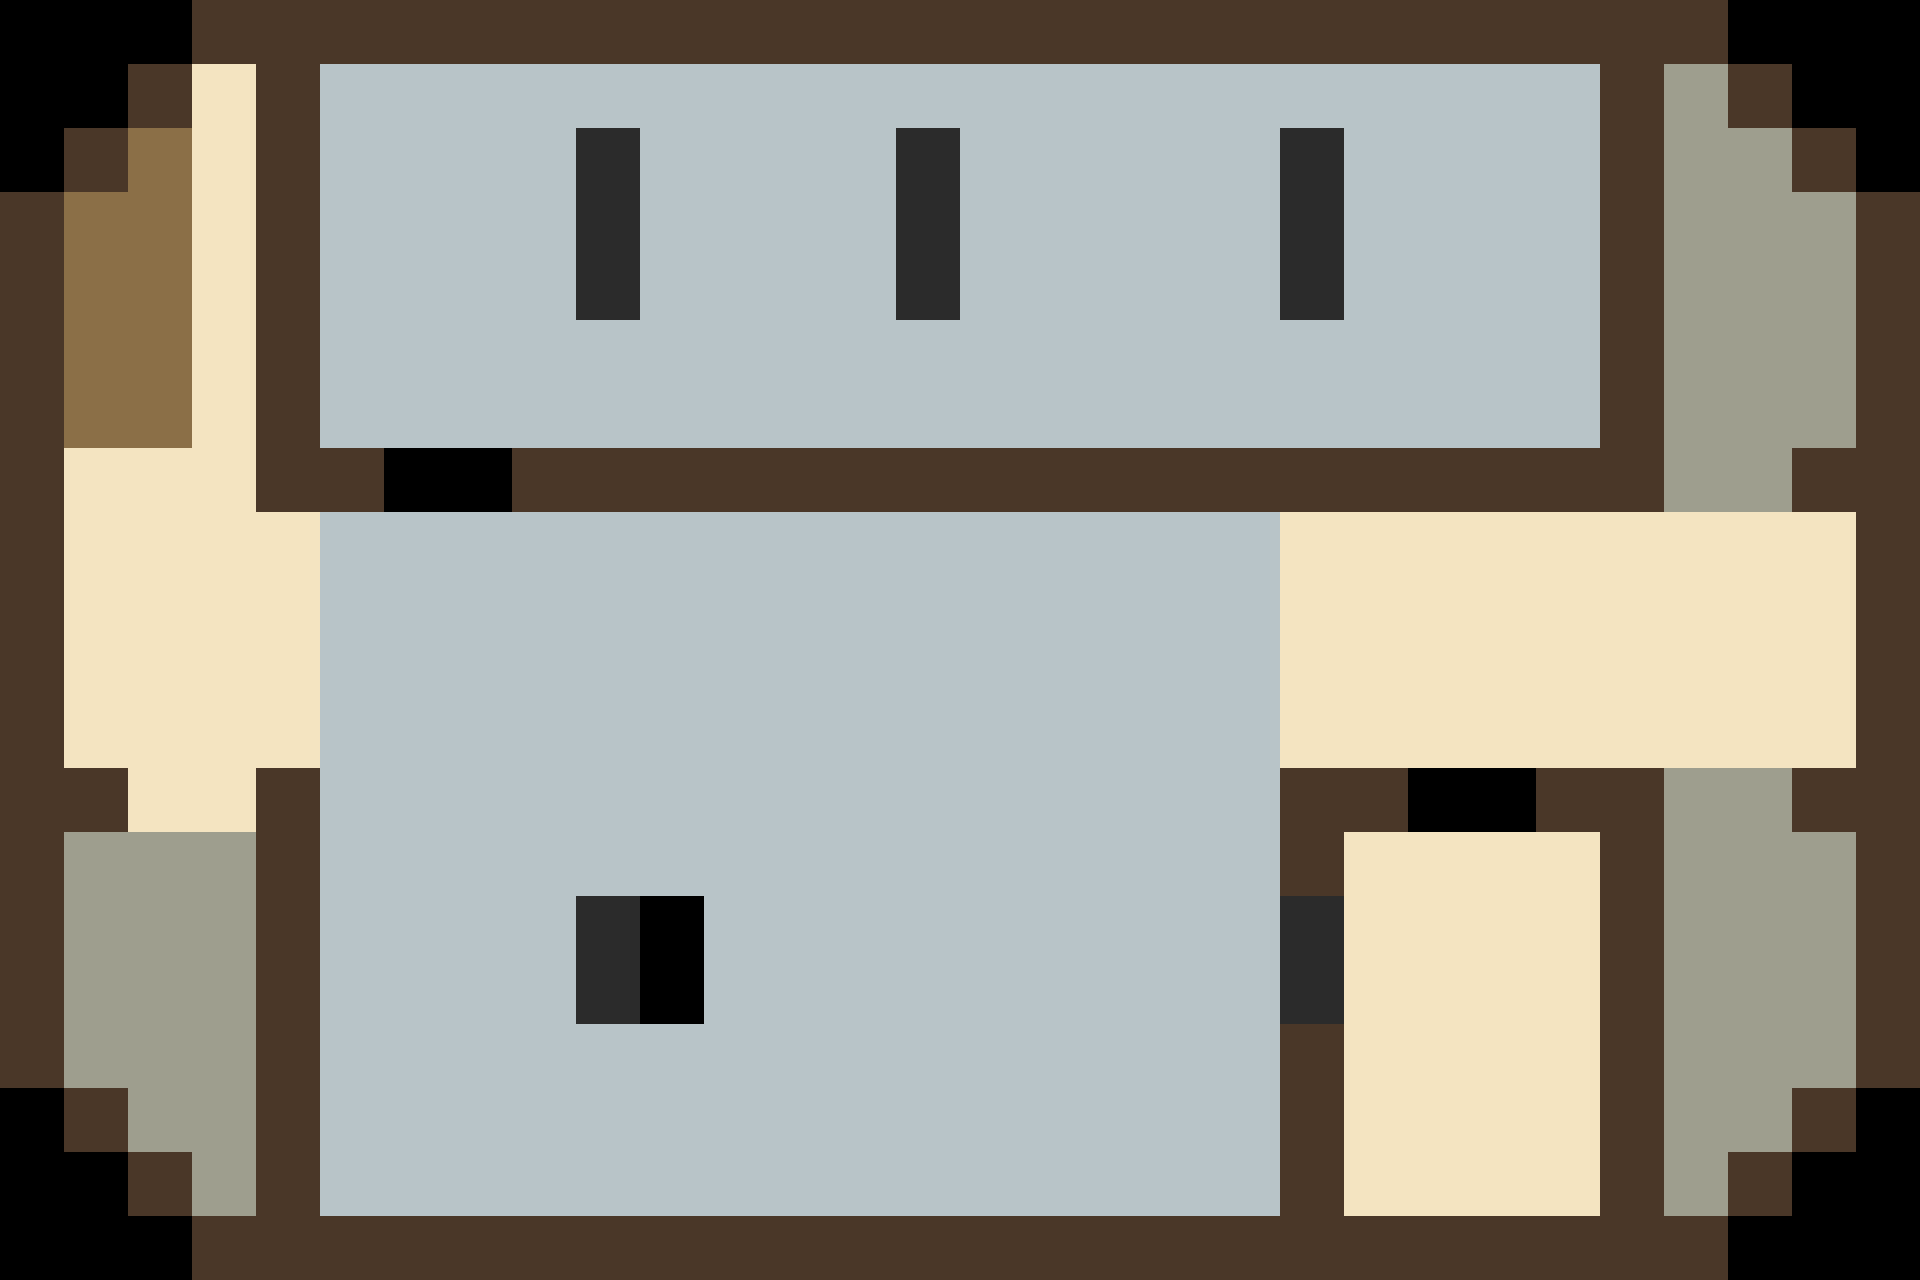

This is a level from a 2D game, rendered from its Tiled map with the project's own tilesets. A one-line summary and the map file follow, with tile-layer data summarised:
An orthogonal 30x20 tile map with 64x64 px tiles, 7 tile layers (floor, smoker_room, attic_rooms, artist_workshop, ...), 4 tilesets and 32 objects (5x door, 5x window, 4x painting, 3x worktable, 2x room, ...).

<map version="1.10" tiledversion="1.12.2" orientation="orthogonal" renderorder="right-down" width="30" height="20" tilewidth="64" tileheight="64" infinite="0" nextlayerid="11" nextobjectid="321">
 <properties>
  <property name="capacity" value="1" />
  <property name="era" value="medieval" />
  <property name="floor" value="3" />
  <property name="name" value="Мансарда (художественная мастерская)" />
  <property name="scale" value="1 клетка = 5 футов = 64 px" />
  <property name="size_ft" value="150x100" />
 </properties>
 <tileset firstgid="1" name="tiles" tilewidth="64" tileheight="64" tilecount="6" columns="6">
  <image source="tiles.png" width="384" height="64" />
 </tileset>
 <tileset firstgid="7" name="object_sprites" tilewidth="256" tileheight="128" tilecount="11" columns="0">
  <grid orientation="orthogonal" width="1" height="1" />
  <tile id="0">
   <image source="worktable.png" width="128" height="64" />
  </tile>
  <tile id="1">
   <image source="window.png" width="64" height="24" />
  </tile>
  <tile id="2">
   <image source="table.png" width="256" height="64" />
  </tile>
  <tile id="3">
   <image source="stove.png" width="64" height="64" />
  </tile>
  <tile id="4">
   <image source="painting.png" width="128" height="24" />
  </tile>
  <tile id="5">
   <image source="hearth.png" width="128" height="128" />
  </tile>
  <tile id="6">
   <image source="fireplace_obj.png" width="128" height="128" />
  </tile>
  <tile id="7">
   <image source="door.png" width="64" height="64" />
  </tile>
  <tile id="8">
   <image source="coffee_table.png" width="64" height="64" />
  </tile>
  <tile id="9">
   <image source="bench.png" width="256" height="64" />
  </tile>
  <tile id="10">
   <image source="armchair.png" width="64" height="64" />
  </tile>
 </tileset>
 <tileset firstgid="18" name="fireplace_wide_3x1" tilewidth="192" tileheight="64" tilecount="1" columns="1">
  <image source="fireplace_wide_3x1.png" width="192" height="64" />
 </tileset>
 <tileset firstgid="19" name="fireplace_wide_with_fire" tilewidth="192" tileheight="64" tilecount="1" columns="1">
  <image source="fireplace_wide_with_fire.png" width="192" height="64" />
 </tileset>
 <layer id="1" name="floor" width="30" height="20">
  <data>[600 cells, 96 non-empty, 1 distinct tile ids]</data>
 </layer>
 <layer id="6" name="smoker_room" width="30" height="20">
  <properties>
   <property name="note" value="коптильня" />
  </properties>
  <data>[600 cells, 112 non-empty, 1 distinct tile ids]</data>
 </layer>
 <layer id="8" name="attic_rooms" width="30" height="20">
  <properties>
   <property name="note" value="чердачные комнаты с косым потолком" />
  </properties>
  <data>[600 cells, 49 non-empty, 1 distinct tile ids]</data>
 </layer>
 <objectgroup id="10" name="rooms">
  <object id="317" name="smoker_rooms" type="room" x="320" y="64" width="1280" height="384">
   <properties>
    <property name="name" value="Коптильня" />
   </properties>
  </object>
  <object id="318" name="attic_room_1" type="room" x="1664" y="64">
   <properties>
    <property name="note" value="Чердачная комната 1" />
   </properties>
   <polygon points="0,0 0,384 128,384 192,384 192,128 128,128 128,64 64,64 64,0" />
  </object>
 </objectgroup>
 <layer id="9" name="artist_workshop" width="30" height="20">
  <data>[600 cells, 161 non-empty, 1 distinct tile ids]</data>
 </layer>
 <layer id="3" name="walls" width="30" height="20">
  <data>[600 cells, 140 non-empty, 1 distinct tile ids]</data>
 </layer>
 <objectgroup color="#ffaa00" id="2" name="objects">
  <object id="281" name="stairs-down-foyer" type="stairs" x="64" y="128" width="128" height="320">
   <properties>
    <property name="direction" value="down" />
    <property name="from" value="mansard" />
    <property name="label" value="Вниз, в фойе 2-го этажа" />
    <property name="to" value="foyer_2f" />
   </properties>
  </object>
  <object id="286" name="easel" type="worktable" gid="7" x="896" y="960" width="128" height="64">
   <properties>
    <property name="from" value="mansard" />
    <property name="note" value="Мольберт Художника. На нём один из незаконченных скетчей (artist_sketches)" />
   </properties>
  </object>
  <object id="287" name="worktable-artist" type="worktable" gid="7" x="1408" y="1216" width="128" height="64">
   <properties>
    <property name="from" value="artist_room" />
    <property name="note" value="Письменный стол " />
   </properties>
  </object>
  <object id="288" name="painting-artist_cube" type="painting" gid="11" x="704" y="576" width="64" height="64">
   <properties>
    <property name="from" value="mansard" />
    <property name="note">Картина «Куб I» на стене.
«Куб I» — торс, разрезанный на модули</property>
   </properties>
  </object>
  <object id="289" name="painting-artist_masonry" type="painting" gid="11" x="576" y="576" width="64" height="64">
   <properties>
    <property name="from" value="mansard" />
    <property name="note">Картина "Кладка".
«Кладка» — конечности, уложенные рядами.</property>
   </properties>
  </object>
  <object id="290" name="painting-artist_sketch_modules" type="painting" gid="11" x="832" y="576" width="64" height="64">
   <properties>
    <property name="from" value="mansard" />
    <property name="note">Картина "Набросок".
«Набросок» — контур тела, размеченный на модули (архитектурный чертёж)</property>
   </properties>
  </object>
  <object id="291" name="shield_soul_whisper" type="weapon" gid="18" x="1536" y="1024" width="64" height="128">
   <properties>
    <property name="from" value="artist_room" />
    <property name="note" value="Пыльная глефа «Шёпот Душ» (оружие Шелин) на стене" />
   </properties>
  </object>
  <object id="292" name="artist_hiding" type="container" gid="19" x="1792" y="448" width="64" height="128">
   <properties>
    <property name="from" value="attic_room_1" />
    <property name="note" value="Сундук с «Погибелью Дьявола» (Devil's Bane) и тайник с наркотиками" />
   </properties>
  </object>
  <object id="293" name="flayleaf_residue" type="container" gid="20" x="1536" y="1216" width="64.4204" height="64.1412">
   <properties>
    <property name="from" value="artist_room" />
    <property name="note" value="Ящик с Лист-живодёром (Flayleaf) — не сильно спрятан" />
   </properties>
  </object>
  <object id="296" name="order_order" type="document" x="1408" y="1152" width="64" height="64">
   <properties>
    <property name="from" value="artist_room" />
    <property name="note" value="Приказ ордена (тайник Художника)" />
   </properties>
  </object>
  <object id="297" name="artist_diary" type="document" x="1472" y="1152" width="64" height="64">
   <properties>
    <property name="from" value="artist_room" />
    <property name="note" value="Дневник Художника (обложка с символом ордена Шелин)" />
   </properties>
  </object>
  </objectgroup>
 <objectgroup id="7" name="Окна">
  <!-- 5 objects omitted --></objectgroup>
 <layer id="5" name="дымоходы" width="30" height="20">
  <data>[600 cells, 13 non-empty, 1 distinct tile ids]</data>
 </layer>
 <layer id="4" name="stairs" width="30" height="20">
  <data>[600 cells, 9 non-empty, 1 distinct tile ids]</data>
 </layer>
</map>
<!-- 19 of 32 objects omitted -->
